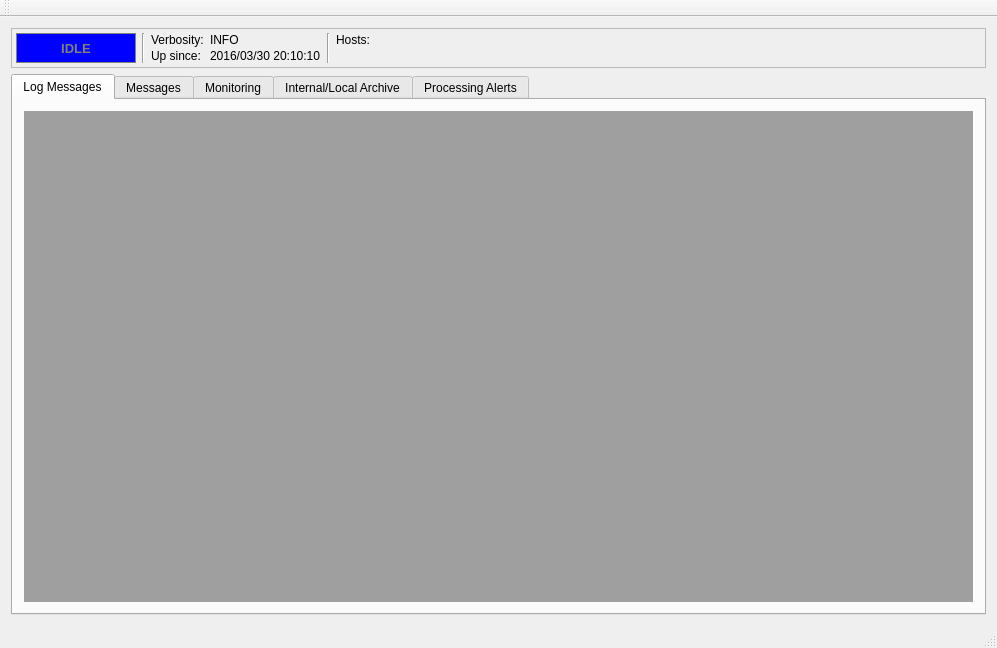
<?xml version="1.0" encoding="UTF-8"?>
<ui version="4.0">
 <class>MainWindow</class>
 <widget class="QMainWindow" name="MainWindow">
  <property name="geometry">
   <rect>
    <x>0</x>
    <y>0</y>
    <width>997</width>
    <height>648</height>
   </rect>
  </property>
  <property name="windowTitle">
   <string>MainWindow</string>
  </property>
  <widget class="QWidget" name="centralWidget">
   <layout class="QVBoxLayout" name="verticalLayout_2">
    <item>
     <widget class="QFrame" name="frame">
      <property name="frameShape">
       <enum>QFrame::StyledPanel</enum>
      </property>
      <property name="frameShadow">
       <enum>QFrame::Raised</enum>
      </property>
      <layout class="QHBoxLayout" name="horizontalLayout_4">
       <property name="leftMargin">
        <number>4</number>
       </property>
       <property name="topMargin">
        <number>4</number>
       </property>
       <property name="rightMargin">
        <number>4</number>
       </property>
       <property name="bottomMargin">
        <number>4</number>
       </property>
       <item>
        <widget class="QLabel" name="lblSysStatus">
         <property name="minimumSize">
          <size>
           <width>120</width>
           <height>0</height>
          </size>
         </property>
         <property name="font">
          <font>
           <pointsize>10</pointsize>
           <weight>75</weight>
           <bold>true</bold>
          </font>
         </property>
         <property name="styleSheet">
          <string notr="true">QLabel { background-color : blue; color : grey; }</string>
         </property>
         <property name="frameShape">
          <enum>QFrame::Box</enum>
         </property>
         <property name="text">
          <string>IDLE</string>
         </property>
         <property name="alignment">
          <set>Qt::AlignCenter</set>
         </property>
        </widget>
       </item>
       <item>
        <widget class="Line" name="line">
         <property name="orientation">
          <enum>Qt::Vertical</enum>
         </property>
        </widget>
       </item>
       <item>
        <layout class="QFormLayout" name="formLayout">
         <property name="verticalSpacing">
          <number>2</number>
         </property>
         <item row="0" column="0">
          <widget class="QLabel" name="label_5">
           <property name="text">
            <string>Verbosity:</string>
           </property>
           <property name="alignment">
            <set>Qt::AlignLeading|Qt::AlignLeft|Qt::AlignTop</set>
           </property>
          </widget>
         </item>
         <item row="0" column="1">
          <widget class="QLabel" name="lblVerbosity">
           <property name="text">
            <string>INFO</string>
           </property>
           <property name="alignment">
            <set>Qt::AlignLeading|Qt::AlignLeft|Qt::AlignTop</set>
           </property>
          </widget>
         </item>
         <item row="1" column="0">
          <widget class="QLabel" name="label_6">
           <property name="text">
            <string>Up since:</string>
           </property>
           <property name="alignment">
            <set>Qt::AlignLeading|Qt::AlignLeft|Qt::AlignTop</set>
           </property>
          </widget>
         </item>
         <item row="1" column="1">
          <widget class="QLabel" name="lblUptime">
           <property name="text">
            <string>2016/03/30 20:10:10</string>
           </property>
           <property name="alignment">
            <set>Qt::AlignLeading|Qt::AlignLeft|Qt::AlignTop</set>
           </property>
          </widget>
         </item>
        </layout>
       </item>
       <item>
        <widget class="Line" name="line_3">
         <property name="orientation">
          <enum>Qt::Vertical</enum>
         </property>
        </widget>
       </item>
       <item>
        <layout class="QHBoxLayout" name="horizontalLayout_3">
         <item>
          <widget class="QLabel" name="label">
           <property name="text">
            <string>Hosts:</string>
           </property>
           <property name="alignment">
            <set>Qt::AlignLeading|Qt::AlignLeft|Qt::AlignTop</set>
           </property>
          </widget>
         </item>
         <item>
          <widget class="QLabel" name="lblHosts">
           <property name="font">
            <font>
             <underline>true</underline>
            </font>
           </property>
           <property name="text">
            <string>&lt;hosts&gt;</string>
           </property>
           <property name="alignment">
            <set>Qt::AlignLeading|Qt::AlignLeft|Qt::AlignTop</set>
           </property>
          </widget>
         </item>
         <item>
          <widget class="QLabel" name="lblNodes">
           <property name="text">
            <string>&lt;nodes&gt;</string>
           </property>
           <property name="alignment">
            <set>Qt::AlignLeading|Qt::AlignLeft|Qt::AlignTop</set>
           </property>
          </widget>
         </item>
        </layout>
       </item>
       <item>
        <spacer name="horizontalSpacer">
         <property name="orientation">
          <enum>Qt::Horizontal</enum>
         </property>
         <property name="sizeHint" stdset="0">
          <size>
           <width>680</width>
           <height>20</height>
          </size>
         </property>
        </spacer>
       </item>
       <item>
        <widget class="QLabel" name="lblSystemIcon">
         <property name="maximumSize">
          <size>
           <width>48</width>
           <height>48</height>
          </size>
         </property>
         <property name="text">
          <string/>
         </property>
         <property name="pixmap">
          <pixmap resource="icon.qrc">:/img/QPF.png</pixmap>
         </property>
         <property name="scaledContents">
          <bool>true</bool>
         </property>
        </widget>
       </item>
      </layout>
     </widget>
    </item>
    <item>
     <widget class="QTabWidget" name="tabMainWgd">
      <property name="currentIndex">
       <number>0</number>
      </property>
      <property name="movable">
       <bool>true</bool>
      </property>
      <widget class="QWidget" name="tabpgLog">
       <attribute name="title">
        <string>Log Messages</string>
       </attribute>
       <layout class="QVBoxLayout" name="verticalLayout_3">
        <item>
         <widget class="QMdiArea" name="mdiArea">
          <property name="font">
           <font>
            <pointsize>8</pointsize>
           </font>
          </property>
          <property name="activationOrder">
           <enum>QMdiArea::CreationOrder</enum>
          </property>
          <property name="viewMode">
           <enum>QMdiArea::TabbedView</enum>
          </property>
          <property name="documentMode">
           <bool>true</bool>
          </property>
          <property name="tabsClosable">
           <bool>false</bool>
          </property>
          <property name="tabsMovable">
           <bool>true</bool>
          </property>
          <property name="tabShape">
           <enum>QTabWidget::Triangular</enum>
          </property>
          <property name="tabPosition">
           <enum>QTabWidget::South</enum>
          </property>
         </widget>
        </item>
       </layout>
      </widget>
      <widget class="QWidget" name="tabTx">
       <attribute name="title">
        <string>Messages</string>
       </attribute>
       <layout class="QVBoxLayout" name="verticalLayout_6">
        <item>
         <widget class="QTableView" name="tblvwTx"/>
        </item>
       </layout>
      </widget>
      <widget class="QWidget" name="tabpgMonit">
       <attribute name="title">
        <string>Monitoring</string>
       </attribute>
       <layout class="QVBoxLayout" name="verticalLayout_12">
        <property name="spacing">
         <number>0</number>
        </property>
        <item>
         <widget class="QTabWidget" name="tabWidget">
          <property name="currentIndex">
           <number>0</number>
          </property>
          <widget class="QWidget" name="tabProcTasks">
           <attribute name="title">
            <string>Processing Tasks</string>
           </attribute>
           <layout class="QVBoxLayout" name="verticalLayout_5">
            <item>
             <widget class="QTableView" name="tblvwTaskMonit">
              <property name="tabKeyNavigation">
               <bool>true</bool>
              </property>
             </widget>
            </item>
            <item>
             <widget class="QFrame" name="frame_3">
              <property name="frameShape">
               <enum>QFrame::StyledPanel</enum>
              </property>
              <property name="frameShadow">
               <enum>QFrame::Raised</enum>
              </property>
              <layout class="QHBoxLayout" name="horizontalLayout">
               <property name="spacing">
                <number>6</number>
               </property>
               <property name="leftMargin">
                <number>0</number>
               </property>
               <property name="topMargin">
                <number>0</number>
               </property>
               <property name="rightMargin">
                <number>0</number>
               </property>
               <property name="bottomMargin">
                <number>0</number>
               </property>
               <item>
                <spacer name="horizontalSpacer_14">
                 <property name="orientation">
                  <enum>Qt::Horizontal</enum>
                 </property>
                 <property name="sizeHint" stdset="0">
                  <size>
                   <width>40</width>
                   <height>20</height>
                  </size>
                 </property>
                </spacer>
               </item>
               <item>
                <widget class="QLabel" name="lblLastUpdate">
                 <property name="font">
                  <font>
                   <pointsize>8</pointsize>
                  </font>
                 </property>
                 <property name="text">
                  <string/>
                 </property>
                </widget>
               </item>
              </layout>
             </widget>
            </item>
           </layout>
          </widget>
          <widget class="QWidget" name="tab_2">
           <attribute name="title">
            <string>Agents Status</string>
           </attribute>
           <layout class="QVBoxLayout" name="verticalLayout">
            <item>
             <widget class="QScrollArea" name="scrollAreaAgents">
              <property name="widgetResizable">
               <bool>true</bool>
              </property>
              <widget class="QWidget" name="scrollAreaWidgetContents">
               <property name="geometry">
                <rect>
                 <x>0</x>
                 <y>0</y>
                 <width>98</width>
                 <height>28</height>
                </rect>
               </property>
              </widget>
             </widget>
            </item>
           </layout>
          </widget>
          <widget class="QWidget" name="tabAlerts">
           <attribute name="title">
            <string>System Alerts</string>
           </attribute>
           <layout class="QVBoxLayout" name="verticalLayout_9">
            <item>
             <widget class="QTableView" name="tblvwSysAlerts">
              <property name="tabKeyNavigation">
               <bool>true</bool>
              </property>
             </widget>
            </item>
            <item>
             <widget class="QFrame" name="frame_4">
              <property name="frameShape">
               <enum>QFrame::StyledPanel</enum>
              </property>
              <property name="frameShadow">
               <enum>QFrame::Raised</enum>
              </property>
              <layout class="QHBoxLayout" name="horizontalLayout_2">
               <property name="spacing">
                <number>6</number>
               </property>
               <property name="leftMargin">
                <number>0</number>
               </property>
               <property name="topMargin">
                <number>0</number>
               </property>
               <property name="rightMargin">
                <number>0</number>
               </property>
               <property name="bottomMargin">
                <number>0</number>
               </property>
               <item>
                <spacer name="horizontalSpacer_15">
                 <property name="orientation">
                  <enum>Qt::Horizontal</enum>
                 </property>
                 <property name="sizeHint" stdset="0">
                  <size>
                   <width>40</width>
                   <height>20</height>
                  </size>
                 </property>
                </spacer>
               </item>
               <item>
                <widget class="QLabel" name="lblAlertsMsg">
                 <property name="font">
                  <font>
                   <pointsize>8</pointsize>
                  </font>
                 </property>
                 <property name="text">
                  <string/>
                 </property>
                </widget>
               </item>
              </layout>
             </widget>
            </item>
           </layout>
          </widget>
         </widget>
        </item>
       </layout>
      </widget>
      <widget class="QWidget" name="tabpgArchive">
       <attribute name="title">
        <string>Internal/Local Archive</string>
       </attribute>
       <layout class="QVBoxLayout" name="verticalLayout_10">
        <item>
         <widget class="QTreeView" name="treevwArchive"/>
        </item>
       </layout>
      </widget>
      <widget class="QWidget" name="tab">
       <attribute name="title">
        <string>Processing Alerts</string>
       </attribute>
       <layout class="QVBoxLayout" name="verticalLayout_4">
        <item>
         <widget class="QTableView" name="tblvwAlerts">
          <property name="tabKeyNavigation">
           <bool>true</bool>
          </property>
         </widget>
        </item>
        <item>
         <widget class="QFrame" name="frame_5">
          <property name="frameShape">
           <enum>QFrame::StyledPanel</enum>
          </property>
          <property name="frameShadow">
           <enum>QFrame::Raised</enum>
          </property>
          <layout class="QHBoxLayout" name="horizontalLayout_5">
           <property name="spacing">
            <number>6</number>
           </property>
           <property name="leftMargin">
            <number>0</number>
           </property>
           <property name="topMargin">
            <number>0</number>
           </property>
           <property name="rightMargin">
            <number>0</number>
           </property>
           <property name="bottomMargin">
            <number>0</number>
           </property>
           <item>
            <spacer name="horizontalSpacer_16">
             <property name="orientation">
              <enum>Qt::Horizontal</enum>
             </property>
             <property name="sizeHint" stdset="0">
              <size>
               <width>40</width>
               <height>20</height>
              </size>
             </property>
            </spacer>
           </item>
           <item>
            <widget class="QLabel" name="lblAlertsMsg_2">
             <property name="font">
              <font>
               <pointsize>8</pointsize>
              </font>
             </property>
             <property name="text">
              <string/>
             </property>
            </widget>
           </item>
          </layout>
         </widget>
        </item>
       </layout>
      </widget>
     </widget>
    </item>
   </layout>
  </widget>
  <widget class="QMenuBar" name="menuBar">
   <property name="geometry">
    <rect>
     <x>0</x>
     <y>0</y>
     <width>997</width>
     <height>19</height>
    </rect>
   </property>
  </widget>
  <widget class="QToolBar" name="mainToolBar">
   <attribute name="toolBarArea">
    <enum>TopToolBarArea</enum>
   </attribute>
   <attribute name="toolBarBreak">
    <bool>false</bool>
   </attribute>
  </widget>
  <widget class="QStatusBar" name="statusBar"/>
 </widget>
 <layoutdefault spacing="6" margin="11"/>
 <resources>
  <include location="icon.qrc"/>
  <include location="jsontree.qrc"/>
  <include location="configtool.qrc"/>
  <include location="tx.qrc"/>
 </resources>
 <connections/>
</ui>
